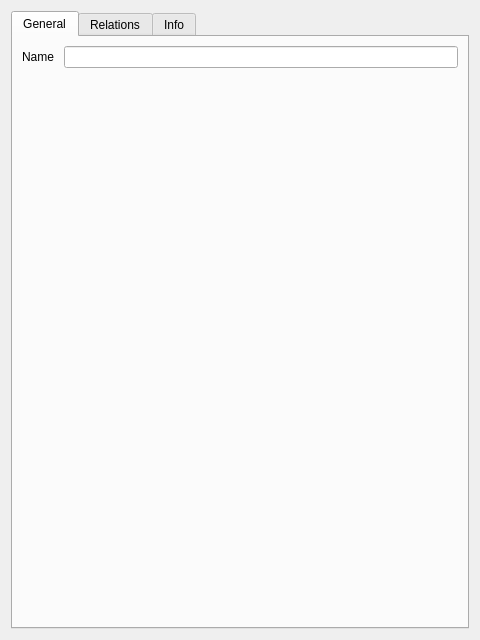
<?xml version="1.0" encoding="UTF-8"?>
<ui version="4.0">
 <class>QtTagEditor</class>
 <widget class="QWidget" name="QtTagEditor">
  <property name="geometry">
   <rect>
    <x>0</x>
    <y>0</y>
    <width>480</width>
    <height>640</height>
   </rect>
  </property>
  <property name="windowTitle">
   <string>Tag Editor</string>
  </property>
  <layout class="QVBoxLayout" name="verticalLayout">
   <item>
    <widget class="QTabWidget" name="main_tab">
     <property name="currentIndex">
      <number>0</number>
     </property>
     
     <widget class="QWidget" name="tab_general">
      <attribute name="title">
       <string>General</string>
      </attribute>
      <layout class="QFormLayout" name="formLayout">
     
       <item row="0" column="0">
        <widget class="QLabel" name="lbl_name">
         <property name="text">
          <string>Name </string>
         </property>
        </widget>
       </item>
       <item row="0" column="1">
                <widget class="QLineEdit" name="c_name"/>
       </item>
     
      </layout>
     </widget>
     
     <widget class="QWidget" name="tab_relations">
      <attribute name="title">
       <string>Relations</string>
      </attribute>
      <layout class="QFormLayout" name="formLayout">
     
       <item row="0" column="0">
        <widget class="QLabel" name="lbl_parents">
         <property name="text">
          <string>Parents </string>
         </property>
        </widget>
       </item>
       <item row="0" column="1">
                <widget class="QCheckBox" name="c_parents"/>
       </item>
     
      </layout>
     </widget>
     
     <widget class="QWidget" name="tab_info">
      <attribute name="title">
       <string>Info</string>
      </attribute>
      <layout class="QFormLayout" name="formLayout">
     
       <item row="0" column="0">
        <widget class="QLabel" name="lbl_id">
         <property name="text">
          <string>Id </string>
         </property>
        </widget>
       </item>
       <item row="0" column="1">
                <widget class="QSpinBox" name="c_id"/>
       </item>
     
      </layout>
     </widget>
     
    </widget>
   </item>
  </layout>
 </widget>
 <customwidgets>
 </customwidgets>
 <resources/>
 <connections/>
</ui>
